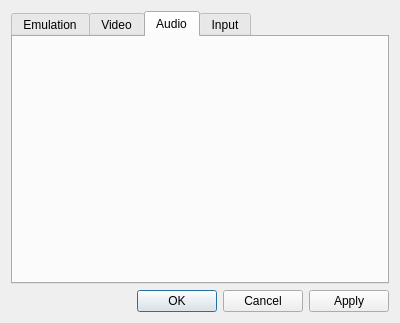
<?xml version="1.0" encoding="UTF-8"?>
<ui version="4.0">
 <class>SettingsWindow</class>
 <widget class="QDialog" name="SettingsWindow">
  <property name="geometry">
   <rect>
    <x>0</x>
    <y>0</y>
    <width>400</width>
    <height>323</height>
   </rect>
  </property>
  <property name="windowTitle">
   <string>Settings (GameBoy)</string>
  </property>
  <layout class="QVBoxLayout" name="verticalLayout">
   <item>
    <widget class="QTabWidget" name="tabWidget">
     <property name="layoutDirection">
      <enum>Qt::LeftToRight</enum>
     </property>
     <property name="tabShape">
      <enum>QTabWidget::Rounded</enum>
     </property>
     <property name="currentIndex">
      <number>2</number>
     </property>
     <property name="elideMode">
      <enum>Qt::ElideNone</enum>
     </property>
     <widget class="QtFrontend::EmulationWindow" name="emulation_tab">
      <attribute name="title">
       <string>Emulation</string>
      </attribute>
     </widget>
     <widget class="QtFrontend::VideoWindow" name="video_tab">
      <attribute name="title">
       <string>Video</string>
      </attribute>
     </widget>
     <widget class="QtFrontend::AudioWindow" name="audio_tab">
      <attribute name="title">
       <string>Audio</string>
      </attribute>
     </widget>
     <widget class="QtFrontend::InputWindow" name="input_tab">
      <attribute name="title">
       <string>Input</string>
      </attribute>
     </widget>
    </widget>
   </item>
   <item>
    <widget class="QDialogButtonBox" name="buttonBox">
     <property name="standardButtons">
      <set>QDialogButtonBox::Apply|QDialogButtonBox::Cancel|QDialogButtonBox::Ok</set>
     </property>
    </widget>
   </item>
  </layout>
 </widget>
 <customwidgets>
  <customwidget>
   <class>QtFrontend::InputWindow</class>
   <extends>QWidget</extends>
   <header>Qt/GB/SubWindows/InputWindow.hpp</header>
   <container>1</container>
  </customwidget>
  <customwidget>
   <class>QtFrontend::EmulationWindow</class>
   <extends>QWidget</extends>
   <header>Qt/GB/SubWindows/EmulationWindow.hpp</header>
   <container>1</container>
  </customwidget>
  <customwidget>
   <class>QtFrontend::VideoWindow</class>
   <extends>QWidget</extends>
   <header>Qt/GB/SubWindows/VideoWindow.hpp</header>
   <container>1</container>
  </customwidget>
  <customwidget>
   <class>QtFrontend::AudioWindow</class>
   <extends>QWidget</extends>
   <header>Qt/GB/SubWindows/AudioWindow.hpp</header>
   <container>1</container>
  </customwidget>
 </customwidgets>
 <resources/>
 <connections/>
</ui>
